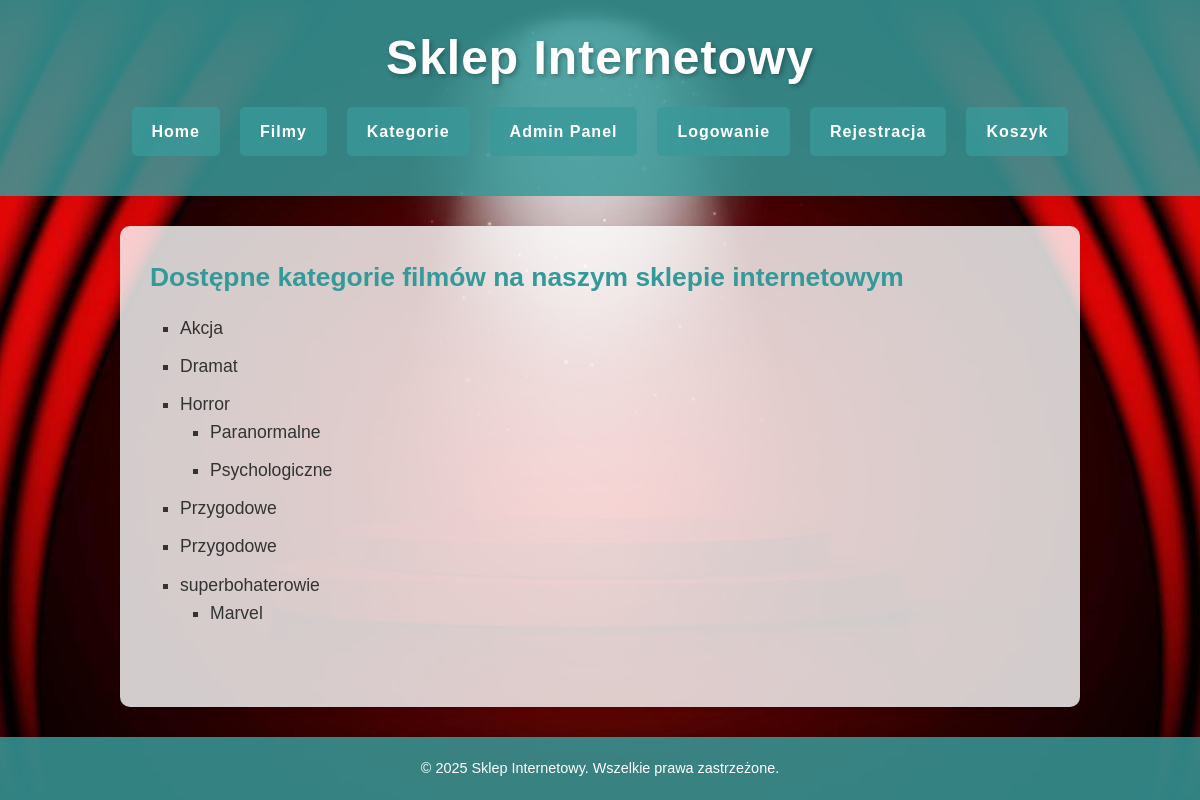
Page /pages/index.php?idp=categories on the committed database.
### tables this page shows
CREATE TABLE `kategorie` (
  `id` int(11) NOT NULL,
  `nazwa` varchar(255) NOT NULL,
  `matka` int(11) DEFAULT NULL
);

### php/admin_categories.php (the view, shortened to what this page needs)
<?php
$mysqli = new mysqli("localhost", "root", "", "shop");
function WyswietlKategorie($parent_id = null, $poziom = 0) {
    global $mysqli;
    $stmt = $mysqli->prepare("SELECT id, nazwa FROM kategorie WHERE matka " . ($parent_id === null ? "IS NULL" : "= ?") . " ORDER BY nazwa ASC");
    if ($parent_id !== null) {
        $stmt->bind_param("i", $parent_id);
    }
    $stmt->execute();
    $result = $stmt->get_result();
    if ($result->num_rows > 0) {
        echo "<ul>";
        while ($row = $result->fetch_assoc()) {
            echo "<li>" . htmlspecialchars($row['nazwa']);
            WyswietlKategorie($row['id'], $poziom + 1);
            echo "</li>";
        }
        echo "</ul>";
    }
}
?>

### css/style.css (style rules this page uses)
* { margin: 0; padding: 0; box-sizing: border-box; font-family: 'Arial', sans-serif; }
html, body { height: 100%; }
body { display: flex; flex-direction: column; min-height: 100vh; background: url('../img/other/background.jpg') no-repeat center center fixed; background-size: cover; color: #333; line-height: 1.6; }
.main-content ul { margin-left: 20px; padding-left: 10px; list-style-type: square; }
.main-content ul li { margin-bottom: 10px; }

### rows in the picture
kategorie: nazwa "Akcja"
kategorie: nazwa "Dramat"
kategorie: nazwa "Horror"
kategorie: nazwa "Paranormalne"
kategorie: nazwa "Psychologiczne"
kategorie: nazwa "Przygodowe"
kategorie: nazwa "Przygodowe"
kategorie: nazwa "superbohaterowie"
kategorie: nazwa "Marvel"
